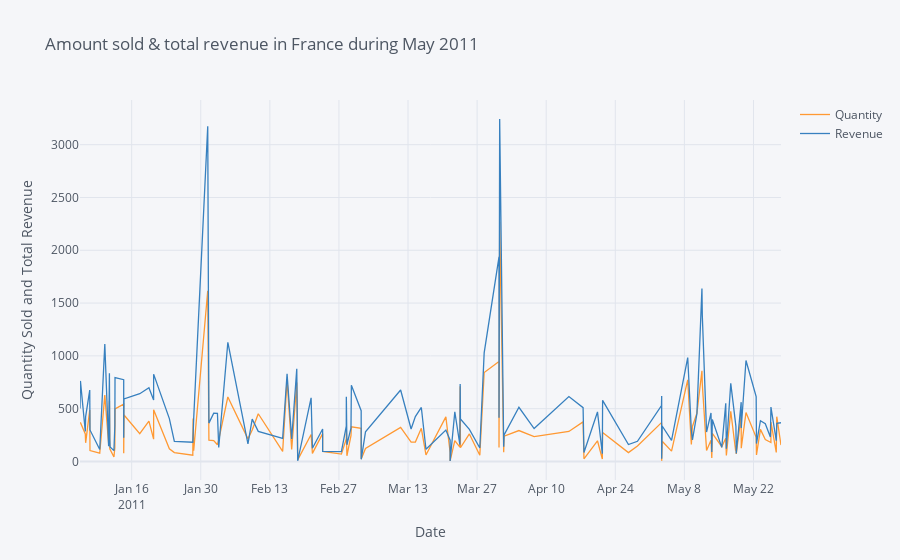

The code cell stored with this chart in its notebook:
### Code cell
#Ploteamos la cantidad y el revenue de las compras a lo largo de las fechas, como un time series

df2.iplot(kind='line', 
          x='InvoiceDate', 
          xTitle='Date',
          yTitle='Quantity Sold and Total Revenue', 
          title='Amount sold & total revenue in France during May 2011')

#En un mismo gráfico estamos viendo dos conceptos con escalas muy diferentes, quizás hubiera sido mejor hace dos subplots
